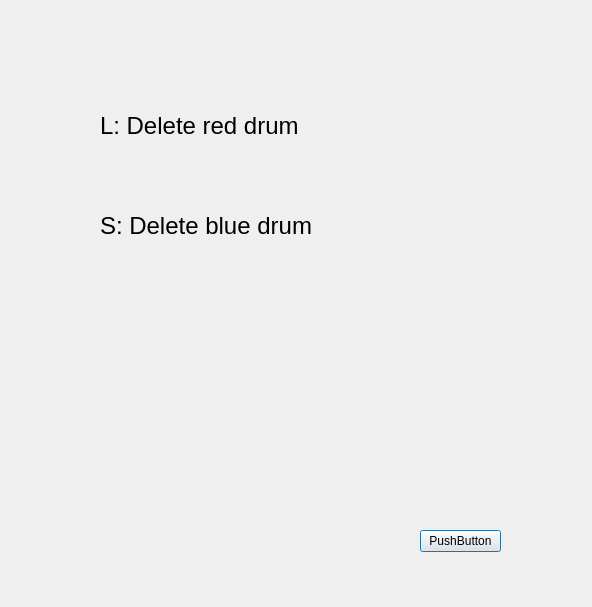
<?xml version="1.0" encoding="UTF-8"?>
<ui version="4.0">
 <class>Setting</class>
 <widget class="QDialog" name="Setting">
  <property name="geometry">
   <rect>
    <x>0</x>
    <y>0</y>
    <width>592</width>
    <height>607</height>
   </rect>
  </property>
  <property name="windowTitle">
   <string>Dialog</string>
  </property>
  <widget class="QPushButton" name="close">
   <property name="geometry">
    <rect>
     <x>420</x>
     <y>530</y>
     <width>81</width>
     <height>22</height>
    </rect>
   </property>
   <property name="text">
    <string>PushButton</string>
   </property>
  </widget>
  <widget class="QLabel" name="label">
   <property name="geometry">
    <rect>
     <x>100</x>
     <y>90</y>
     <width>391</width>
     <height>71</height>
    </rect>
   </property>
   <property name="font">
    <font>
     <pointsize>18</pointsize>
    </font>
   </property>
   <property name="text">
    <string>L: Delete red drum</string>
   </property>
  </widget>
  <widget class="QLabel" name="label_2">
   <property name="geometry">
    <rect>
     <x>100</x>
     <y>190</y>
     <width>391</width>
     <height>71</height>
    </rect>
   </property>
   <property name="font">
    <font>
     <pointsize>18</pointsize>
    </font>
   </property>
   <property name="text">
    <string>S: Delete blue drum</string>
   </property>
  </widget>
 </widget>
 <resources/>
 <connections>
  <connection>
   <sender>close</sender>
   <signal>clicked()</signal>
   <receiver>Setting</receiver>
   <slot>close()</slot>
   <hints>
    <hint type="sourcelabel">
     <x>469</x>
     <y>535</y>
    </hint>
    <hint type="destinationlabel">
     <x>562</x>
     <y>508</y>
    </hint>
   </hints>
  </connection>
 </connections>
</ui>
